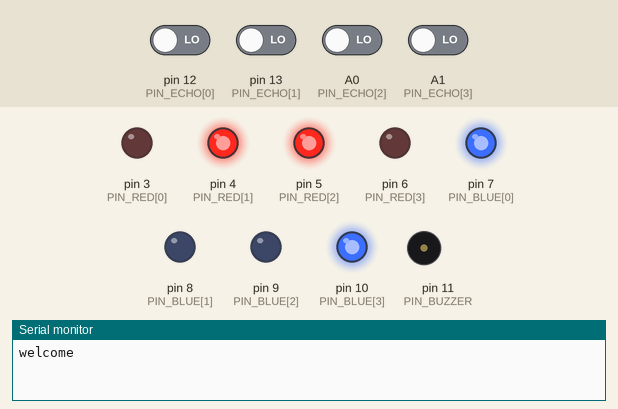
Simulated run of this sketch. Board: Arduino Uno, built with avr-gcc and run on an emulated ATmega328P. On the bench: output pins drawn as LEDs (lit = HIGH), buzzer (waves = sounding), the last lines printed to the serial monitor. The test bench sets the inputs (shaded band); at power-on: A0 (PIN_ECHO[2]), A1 (PIN_ECHO[3]), pin 12 (PIN_ECHO[0]), pin 13 (PIN_ECHO[1]) LOW. Random numbers use the default seed unless the sketch sets one; pins used as bus, display or sensor lines are not drawn.

Above: at 0.1 s.
At 2.1 s:
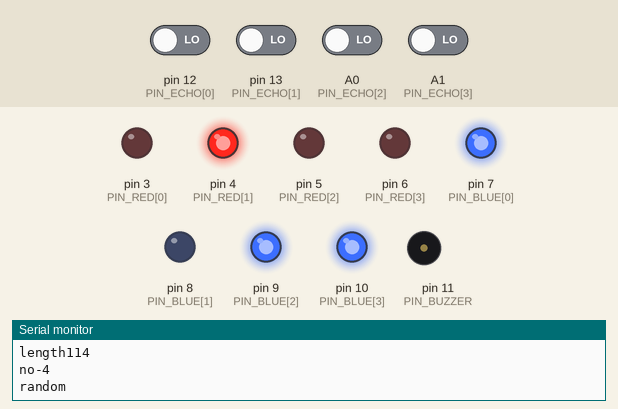
At 7.6 s:
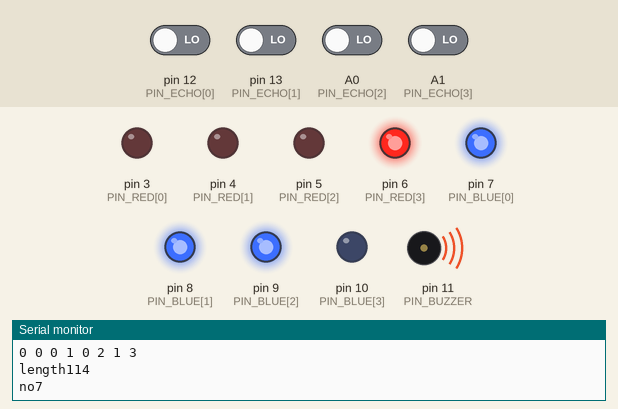
At 18.9 s:
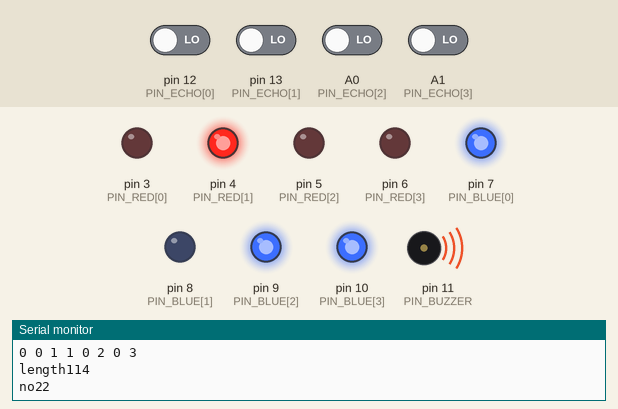
At 32.5 s:
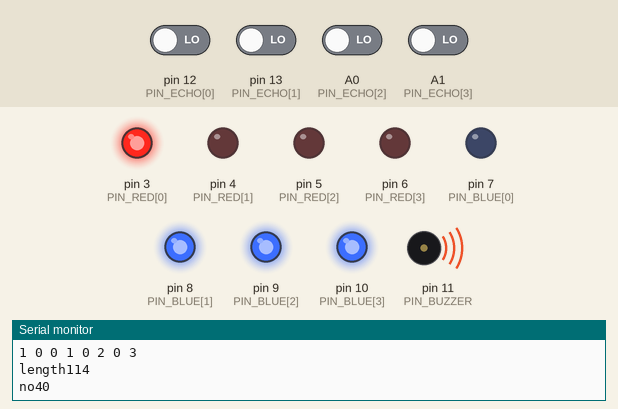
At 38.5 s:
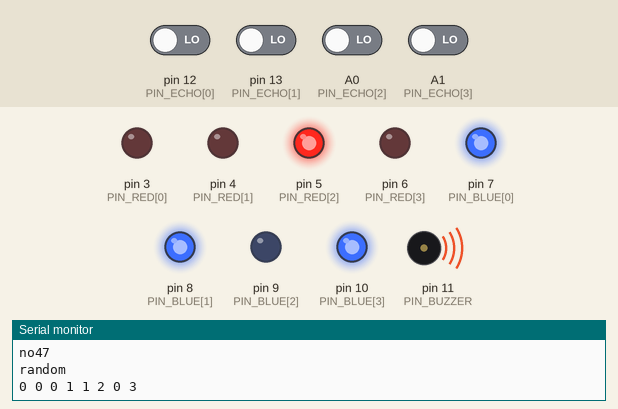
Timing chart, 0 to 40.0 s (numbered marks = the images above):
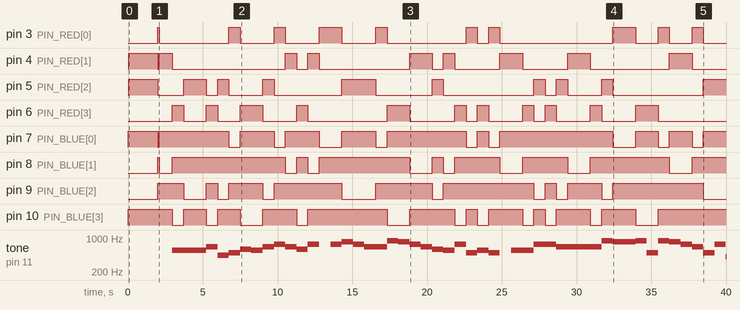

The sketch:

main.ino
```cpp
#include "main.h"


long int music_first (const music_t * music)
{
  int i;
  long int score;
  timer_t *music_timer;
  score = 0;

  music_timer = timer_init ();

  randomSeed (micros ());
  display_image (zero_img);
  for (i = -HEIGHT; i < music->length; i++)
    {
      short int no_judging;
      line_t line = {};
      line_t judge_line;
      if (i < 0)
        /* preparation */
        {
          line[random (0, WIDTH)] = 1;
          display_line (line);
          timer_set (music_timer, (unsigned long int) (60 * 1000 / music->tempo));
          no_judging = 1;
        }
      else if (i < music->length - HEIGHT)
        {
          line[random (0, WIDTH)] = 1;
          display_line (line);
          get_last_line (judge_line);
          judge_set (judge_line);
          timer_set (music_timer, (unsigned long int) (music->notes[i].duration * 60 * 1000 / music->tempo));
          no_judging = 0;
        }
      else
        {
          display_line (line);
          get_last_line (judge_line);
          judge_set (judge_line);
          timer_set (music_timer, (unsigned long int) (music->notes[i].duration * 60 * 1000 / music->tempo));
          no_judging = 0;
        }
      #ifdef __DEBUG
      Serial.println ("random");
      do
        {
          int k;
          for (k = 0; k < WIDTH; k++)
            {
              Serial.print (line[k]);
              Serial.print (' ');
              Serial.print (k);
              Serial.print (' ');
            }
        } while (0);
      Serial.println ("");
      Serial.print ("length");
      Serial.print (music->length);
      Serial.println ("");
      Serial.print ("no");
      Serial.print (i);
      Serial.println ("");
      Serial.println ("");
      #endif


      while (1)
        {
          short int judgement;

          if (!no_judging)
            {
              judgement = judge ();
              if (judgement == -1)
                {
                  #ifdef __DEBUG
                  Serial.println ("wrong!!");
                  #endif
                  play_note (noise_note ());
                  score -= 100;
                  no_judging = 1;
                }
              else if (judgement == 1)
                {
                  play_note (&music->notes[i]);
                  score += 20;
                  no_judging = 1;
                }
            }


          if (timer_check (music_timer))
            {
              if (!no_judging)
                {
                  play_note (&rest_note);
                  #ifdef __DEBUG
                  play_note (&music->notes[i]);
                  #endif
                  score -= 0;
                }
              break;
            }
        }
    }

  timer_destory (music_timer);
  return score;
}


long int step_first (const music_t * music, unsigned long int time_limit)
{
  int i;
  long int score;
  timer_t *limit_timer;
  score = 0;

  limit_timer = timer_init ();
  timer_set (limit_timer, time_limit);

  randomSeed (micros ());
  for (i = 0; i < music->length; i++)
    {
      short int no_judging;
      line_t line = {};
      line_t judge_line;

      line[random (0, WIDTH)] = 1;
      display_line (line);
      if (i < HEIGHT)
        /* preparation */
        continue;

      get_last_line (judge_line);
      judge_set (judge_line);


      while (1)
        {
          short int judgement;

          judgement = judge ();
          if (judgement == -1)
            {
              play_note (noise_note ());
              score -= 0;
            }
          else if (judgement == 1)
            {
              play_note (&music->notes[i]);
              score += 20;
            }


          if (timer_check (limit_timer))
            {
              break;
            }
        }
    }

  timer_destory (limit_timer);
  return score;
}

void setup (void)
{
  int i;
  Serial.begin (9600);
  Serial.flush ();
  pinMode (PIN_CLK, OUTPUT);
  pinMode (PIN_TRIG, OUTPUT);
  pinMode (PIN_BUZZER, OUTPUT);
  for (i = 0; i < WIDTH; i++)
    {
      pinMode (PIN_BLUE[i], OUTPUT);
      pinMode (PIN_RED[i], OUTPUT);
      pinMode (PIN_ECHO[i], INPUT);
    }
  Serial.println ("welcome");
  display_image (e_img);
  delay (2000);
}

void loop (void)
{
  long int score;
  short int mode;
  short int found_mode;
  timer_t *select_mode_timer;
  short int current_image;
  select_mode_timer = timer_init ();
  timer_set (select_mode_timer, NORMAL_FLASH_PERIOD);
  display_image (zero_img);
  current_image = 0;
  found_mode = 0;
  while (1)
    {
      #ifdef __DEBUG
      mode = 0;
      break;
      #endif
      int i;
      line_t input;
      judge_get (input);
      if (!found_mode)
        {
          for (i = 0; i < WIDTH; i++)
            {
              if (input[i])
                break;
            }
          if (i < WIDTH)
            {
              mode = i;
              found_mode = 1;
            }
        }
      else
        {
          if (!input[i])
            break;
        }

      if (timer_check (select_mode_timer))
        {
          if (current_image)
            {
              display_image (zero_img);
              current_image = 0;
            }
          else
            {
              display_image (e_img);
              current_image = 1;
            }
          timer_set (select_mode_timer, NORMAL_FLASH_PERIOD);
        }
    }
  timer_destory (select_mode_timer);

  switch (mode)
    {
    case 0:
      score = music_first (&music_list[MUSIC_2]);
      break;
    case 1:
      score = step_first (&music_list[MUSIC_TEST], TIME_LIMIT);
      break;
    default:
      break;
    }

  Serial.println ("score");
  Serial.println (score);
  if (digitalRead (PIN_B) == LOW)
    display_image (B_img);
  else if (random (0, 5))
    display_image (A_img);
  else
    display_image (S_img);
  delay (10000);
  display_image (e_img);
  delay (2000);
}
```

display.c
```cpp
#include "display.h"

const image_t e_img = {{0,1,1,0},
                       {1,0,0,1},
                       {1,1,1,1},
                       {1,0,0,0},
                       {0,1,1,0}};

const image_t S_img = {{0,1,1,1},
                       {1,0,0,0},
                       {1,1,1,0},
                       {0,0,0,1},
                       {1,1,1,0}};

const image_t B_img = {{1,1,1,0},
                       {1,0,0,1},
                       {1,1,1,0},
                       {1,0,0,1},
                       {1,1,1,0}};

const image_t A_img = {{0,1,1,0},
                       {1,0,0,1},
                       {1,1,1,1},
                       {1,0,0,1},
                       {1,0,0,1}};

const image_t zero_img = {{0,0,0,0},
                          {0,0,0,0},
                          {0,0,0,0},
                          {0,0,0,0},
                          {0,0,0,0}};
static image_t current_image;
static short int image_end;

inline void display_flush (void)
{
  digitalWrite (PIN_CLK, HIGH);
  digitalWrite (PIN_CLK, LOW);
}

inline void display_line (const line_t line)
{
  int i;
  for (i = 0; i < WIDTH; i++)
    {
      current_image[image_end][i] = line[i];
      if (line[i])
        {
          digitalWrite (PIN_RED[i], HIGH);
          digitalWrite (PIN_BLUE[i], LOW);
        }
      else
        {
          digitalWrite (PIN_RED[i], LOW);
          digitalWrite (PIN_BLUE[i], HIGH);
        }
    }
  image_end = (image_end - 1) % HEIGHT;
  display_flush ();
}

inline void display_image (const image_t image)
{
  int i;
  for (i = HEIGHT - 1; i >= 0; i--)
    {
      display_line (image[i]);
    }
}

inline void get_last_line (line_t output)
{
  int i;
  for (i = 0; i < WIDTH; i++)
    {
      output[i] = current_image[image_end][i];
    }
}
```

display.h
```cpp
#ifndef __DISPLAY_H
#define __DISPLAY_H

#include "config.h"

typedef short int line_t[WIDTH];
typedef short int image_t[HEIGHT][WIDTH];


extern const image_t e_img;

extern const image_t S_img;

extern const image_t A_img;

extern const image_t B_img;

extern const image_t zero_img;

#ifdef __cplusplus
extern "C" {
#endif

inline void display_flush (void);

inline void display_line (const line_t line);

inline void display_image (const image_t image);

inline void get_last_line (line_t output);

#ifdef __cplusplus
}
#endif

#endif
```

judge.c
```cpp
#include "judge.h"

static line_t standard;
static line_t result;

inline void judge_set (line_t draft_standard)
{
  int i;
  for (i = 0; i < WIDTH; i++)
    {
      standard[i] = draft_standard[i];
      result[i] = 0;
    }
}

inline void judge_get (line_t output)
{
  int i;
  unsigned long input[WIDTH];
  static line_t last_result = {};
  digitalWrite (PIN_TRIG, HIGH);
  delay (10);
  digitalWrite (PIN_TRIG, LOW);
  for (i = 0; i < WIDTH; i++)
    {
      input[i] = pulseIn (PIN_ECHO[i], HIGH, ECHO_TIMEOUT);
    }
  for (i = 0; i < WIDTH; i++)
    {
      if ((input[i] / 5800.0 < STANDARD_DISTANCE) && !last_result[i])
        {
          output[i] = 1;
          last_result[i] = 1;
        }
      else
        {
          output[i] = 0;
          last_result[i] = 0;
        }
    }
}

inline short int judge (void)
{
  line_t input;
  int i;
  short int is_right;
  judge_get (input);
  is_right = 1;
  for (i = 0; i < WIDTH; i++)
    {
      if (input[i])
        result[i] = 1;
      if (result[i] != standard[i])
        is_right = 0;
      else if (result[i] && !standard[i])
        return -1;
    }
  if (is_right)
    return 1;
  else
    return 0;
}
```

judge.h
```cpp
#ifndef __JUDGE_H
#define __JUDGE_H

#include "config.h"
#include "display.h"

#ifdef __cplusplus
extern "C" {
#endif

inline void judge_set (line_t standard);

inline void judge_get (line_t output);

inline short int judge (void);

#ifdef __cplusplus
}
#endif

#endif
```

main.h
```cpp
#ifndef __MAIN_H
#define __MAIN_H


#include "config.h"
#include "display.h"
#include "timer_soft.h"
#include "judge.h"
#include "music.h"

/* Default value of duration is 0. */
extern "C" long int random_c (long int a, long int b)
{
  return random (a, b);
}

extern "C" void tone_c (unsigned char pin, unsigned int frequency)
{
  tone (pin, frequency, 0);
}

extern "C" void noTone_c (unsigned char pin)
{
  noTone (pin);
}

const short int PIN_ECHO[WIDTH] = {12, 13, A0, A1};
const short int PIN_RED[WIDTH] = {3, 4, 5, 6};
const short int PIN_BLUE[WIDTH] = {7, 8, 9, 10};

#endif
```

music.c
```cpp
#include "music.h"
#include <math.h>


const music_t music_list[TOTAL_MUSIC] =
  {
    /* Music 0: test */
    /*
    {35, 60.0,
     {
       {s1, C, 1.0},{s1, D, 1.0},{s1, E, 1.0},{s1, F, 1.0},{s1, G, 1.0},
       {s1, C, 1.0},{s1, D, 1.0},{s1, E, 1.0},{s1, F, 1.0},{s1, G, 1.0},
       {s1, C, 1.0},{s1, D, 1.0},{s1, E, 1.0},{s1, F, 1.0},{s1, G, 1.0},
       {s1, C, 1.0},{s1, D, 1.0},{s1, E, 1.0},{s1, F, 1.0},{s1, G, 1.0},
       {s1, C, 1.0},{s1, D, 1.0},{s1, E, 1.0},{s1, F, 1.0},{s1, G, 1.0},
       {s1, C, 1.0},{s1, D, 1.0},{s1, E, 1.0},{s1, F, 1.0},{s1, G, 1.0},
       {s1, C, 1.0},{s1, D, 1.0},{s1, E, 1.0},{s1, F, 1.0},{s1, G, 1.0}
     }
    },
    */
    /* Music 1 */
    /*
    {67, 144.0,
     {
       {s1,E,1.0},{s1,E,1.0},{s1,F,1.0},{s1,G,1.0},{s1,G,1.0},{s1,F,1.0},{s1,E,1.0},
       {s1,D,1.0},{s1,C,1.0},{s1,C,1.0},{s1,D,1.0},{s1,E,1.0},{s1,E,1.0},{s1,D,1.0},
       {s1,D,1.0},{s1,REST,1.0},{s1,E,1.0},{s1,E,1.0},{s1,F,1.0},{s1,G,1.0},{s1,G,1.0},
       {s1,F,1.0},{s1,E,1.0},{s1,D,1.0},{s1,C,1.0},{s1,C,1.0},{s1,D,1.0},{s1,E,1.0},
       {s1,D,1.0},{s1,C,1.0},{s1,C,1.0},{s1,REST,1.0},{s1,D,1.0},{s1,D,1.0},{s1,E,1.0},
       {s1,C,1.0},{s1,D,1.0},{s1,E,0.5},{s1,F,0.5},{s1,E,1.0},{s1,C,1.0},{s1,D,1.0},
       {s1,E,0.5},{s1,F,0.5},{s1,E,1.0},{s1,D,1.0},{s1,C,1.0},{s1,D,1.0},{s0,G,1.0},
       {s1,E,1.0},{s1,E,1.0},{s1,E,1.0},{s1,F,1.0},{s1,G,1.0},{s1,G,1.0},{s1,F,1.0},
       {s1,E,1.0},{s1,F,0.5},{s1,D,0.5},{s1,C,1.0},{s1,C,1.0},{s1,D,1.0},{s1,E,1.0},
       {s1,D,1.0},{s1,C,1.0},{s1,C,1.0},{s1,REST,1.0}
     }
    }
    */
    {114, 80.0,
     {
       {s1, E, 1.0},{s1, E, 1.0},{s1, E, 1.0},{s1, G, 1.0},
       {s1, C, 1.0},{s1, D, 1.0},{s1, F, 1.0},{s1, E, 1.0},
       {s1, G, 1.0},{s1, A, 1.0},{s1, G, 1.0},{s1, F, 1.0},
       {s1, A, 1.0},{s1, REST, 1.0},{s1, A, 1.0},{s1, B, 1.0},
       {s1, A, 1.0},{s1, G, 1.0},{s1, G, 1.0},{s2, C, 1.0},
       {s1, B, 1.0},{s1, A, 1.0},{s1, G, 1.0},{s1, F, 1.0},
       {s1, E, 1.0},{s1, A, 1.0},{s1, D, 1.0},{s1, E, 1.0},
       {s1, D, 1.0},{s1, REST, 1.0},{s1, E, 1.0},{s1, E, 1.0},
       {s1, A, 1.0},{s1, A, 1.0},{s1, G, 1.0},{s1, G, 1.0},
       {s1, G, 1.0},{s1, G, 1.0},{s2, C, 1.0},{s1, B, 1.0},
       {s1, B, 1.0},{s2, C, 1.0},{s1, D, 1.0},{s2, C, 1.0},
       {s1, B, 1.0},{s1, A, 1.0},{s1, G, 1.0},{s1, D, 1.0},
       {s1, A, 1.0},{s0, B, 1.0},{s2, C, 1.0},{s1, E, 1.0},
       {s1, E, 1.0},{s1, E, 1.0},{s1, G, 1.0},{s1, C, 1.0},
       {s1, D, 1.0},{s1, F, 1.0},{s1, E, 1.0},{s1, E, 1.0},
       {s1, E, 1.0},{s1, E, 1.0},{s1, F, 1.0},{s1, F, 1.0},
       {s1, D, 1.0},{s1, C, 1.0},{s1, D, 1.0},{s1, REST, 1.0},
       {s1, A, 1.0},{s1, A, 1.0},{s1, B, 1.0},{s2, C, 1.0},
       {s1, B, 1.0},{s1, A, 1.0},{s1, G, 1.0},{s1, F, 1.0},
       {s1, E, 1.0},{s1, C, 1.0},{s1, A, 1.0},{s1, A, 1.0},
       {s1, A, 1.0},{s1, D, 1.0},{s1, G, 1.0},{s1, G, 1.0},
       {s1, G, 1.0},{s1, C, 1.0},{s1, F, 1.0},{s1, F, 1.0},
       {s1, F, 1.0},{s1, G, 1.0},{s1, E, 1.0},{s1, D, 1.0},
       {s1, D, 1.0},{s1, C, 1.0},{s1, D, 1.0},{s1, E, 1.0},
       {s1, G, 1.0},{s1, F, 1.0},{s1, E, 1.0},{s1, F, 1.0},
       {s1, G, 1.0},{s1, A, 1.0},{s1, B, 1.0},{s2, C, 1.0},
       {s2, D, 1.0},{s2, C, 1.0},{s1, B, 1.0},{s1, A, 1.0},
       {s1, G, 1.0},{s1, D, 1.0},{s1, A, 1.0},{s0, B, 1.0},
       {s1, C, 1.0},{s1, REST, 1.0}
     }
    }
  };

const note_t rest_note = {s1, REST, 1.0};

inline void play_note (const note_t *note)
{
  if (note->step == REST)
    noTone_c (PIN_BUZZER);
  else
    {
      unsigned int frequency = (unsigned int) (a1 * pow (2, note->octave + note->step / 12.0f));
      tone_c (PIN_BUZZER, frequency);
    }
}

inline note_t *noise_note (void)
{
  static note_t note;
  note.octave = random_c (g2, s5 + 1);
  note.step = random_c (C, B + 1);
  note.duration = 1.00;
  return &note;
}
```

music.h
```cpp
#ifndef __MUSIC_H
#define __MUSIC_H

#include "config.h"

#define a1 440.0

typedef enum __octave_t {g2 = -4, g1 = -3, g0 = -2, s0 = -1, s1 = 0, s2 = 1, s3 = 2, s4 = 3, s5 = 4} octave_t;
typedef enum __step_t {REST = -1, C = 0, sC = 1, fD = 1, D = 2, sD = 3, fE = 3, E = 4, F = 5, sF = 6, fG = 6, G = 7, sG = 8, fA = 8, A = 9, sA = 10, fB = 10, B = 11} step_t;

typedef struct __note_t
{
  octave_t octave;
  step_t step;
  float duration;
} note_t;

typedef struct __music_t
{
  short int length;
  float tempo; /* per minute */
  note_t notes[MAX_MUSIC_LENGTH];
} music_t;

#define MUSIC_TEST 0
#define MUSIC_2 0

extern const music_t music_list[TOTAL_MUSIC];

extern const note_t rest_note;

#ifdef __cplusplus
extern "C" {
#endif

inline void play_note (const note_t *note);

inline note_t *noise_note (void);

#ifdef __cplusplus
}
#endif

#endif
```

timer_soft.c
```cpp
#include "timer_soft.h"

static timer_t timer_list[TIMER_MAX] = {{1}, {1}};

inline timer_t *timer_init ()
{
  int i;
  for (i = 0; i < TIMER_MAX; i++)
    {
      if (timer_list[i].available)
        break;
    }
  if (i < TIMER_MAX)
    {
      timer_list[i].available = 0;
      return &timer_list[i];
    }
  else
    return NULL;
}

inline void timer_set (timer_t *timer, unsigned long int milliseconds)
{
  timer->begin = millis ();
  timer->expected_end = timer->begin + milliseconds;
}

inline short int timer_check (timer_t *timer)
{
  unsigned long int current_time = millis ();
  if (current_time >= timer->expected_end)
    return 1;
  else if (current_time < timer->begin)
    return 1;
  else
    return 0;
}

inline void timer_destory (timer_t *timer)
{
  timer->available = 1;
}
```

timer_soft.h
```cpp
#ifndef __TIMER_SOFT_H
#define __TIMER_SOFT_H

#include "config.h"

typedef struct __timer_t
{
  short int available;
  unsigned long int begin;
  unsigned long int expected_end;
} timer_t;

#ifdef __cplusplus
extern "C" {
#endif

inline timer_t *timer_init (void);

inline void timer_set (timer_t *timer, unsigned long int milliseconds);

inline short int timer_check (timer_t *timer);

inline void timer_destory (timer_t *timer);


#ifdef __cplusplus
}
#endif

#endif
```

config.h
```cpp
#ifndef __CONFIG_H
#define __CONFIG_H

#define __DEBUG

#define HEIGHT 5
#define WIDTH 4

#include <Arduino.h>
#define PIN_CLK A2
#define PIN_TRIG A3
#define PIN_B A4
#define PIN_BUZZER 11
extern const short int PIN_ECHO[WIDTH];
extern const short int PIN_RED[WIDTH];
extern const short int PIN_BLUE[WIDTH];

#define TIMER_MAX 2

#define STANDARD_DISTANCE 0.30
#define ECHO_TIMEOUT 10000 /* microseconds */

#define NORMAL_FLASH_PERIOD 500 /* milliseconds */

#define MAX_MUSIC_LENGTH 120
#define TOTAL_MUSIC 1

#define TIME_LIMIT 20000 /* milliseconds */

#ifndef __cplusplus
/* Default value of duration is 0. */
void tone_c (unsigned char pin, unsigned int frequency);

void noTone_c (unsigned char pin);

long int random_c (long int a, long int b);
#endif

#endif
```

Measured:
- by itself, pin 5 (PIN_RED[2]): HIGH → LOW at 2.0 s, → HIGH 1.7 s later, → LOW 1.5 s later, → HIGH 0.76 s later, … (18 changes in this stretch)
- by itself, pin 6 (PIN_RED[3]): LOW → HIGH at 3.0 s, → LOW 0.76 s later, → HIGH 1.5 s later, → LOW 0.76 s later, … (22 changes in this stretch)
- by itself, pin 9 (PIN_BLUE[2]): LOW → HIGH at 2.0 s, → LOW 1.7 s later, → HIGH 1.5 s later, → LOW 0.76 s later, … (18 changes in this stretch)
- by itself, pin 10 (PIN_BLUE[3]): HIGH → LOW at 3.0 s, → HIGH 0.76 s later, → LOW 1.5 s later, → HIGH 0.76 s later, … (22 changes in this stretch)
- by itself, tone on pin 11 (PIN_BUZZER): plays 554 Hz for 2.3 s, 659 Hz for 0.76 s, 440 Hz for 0.76 s, 493 Hz for 0.76 s, 587 Hz for 0.76 s, 554 Hz for 0.76 s … (39 notes in this stretch)
